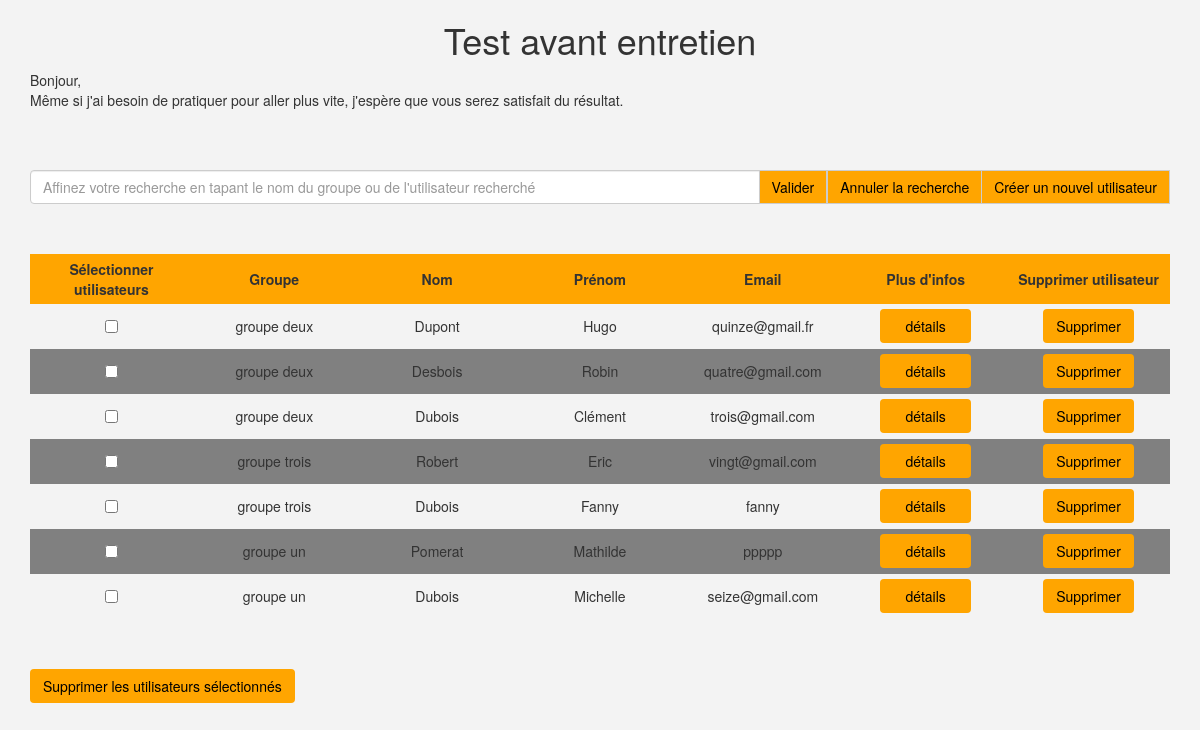
The page / on the database its author committed.
### tables this page shows
CREATE TABLE `user` (
  `id` int(11) NOT NULL,
  `nom` varchar(50) NOT NULL,
  `prenom` varchar(50) NOT NULL,
  `email` varchar(255) NOT NULL,
  `birth_date` date NOT NULL,
  `groupe_id` int(11) NOT NULL
);

CREATE TABLE `groupe` (
  `id` int(11) NOT NULL,
  `groupe_name` varchar(50) NOT NULL
);

### Controler/ControlerGroup.php (called while the page is built, shortened)
<?php
class ControlerGroup
{
    private     $group;
    public function __construct()
    {
        $this->group = new Group();
    }
    public function displayGroupsNUsers()
    {
        $groupsNUsers = $this->group->getGroupsNUsers();
        $view = new view("Group");
        $view->generate(array('groupsNUsers' => $groupsNUsers));
    }
}

### index.php (called while the page is built, shortened)
<?php
require 'Autoloader.php';
$router = new Router();
$router->routeRequete();
?>

### Autoloader.php (called while the page is built, shortened)
<?php
class Autoloader
{
    static function autoload($class)
    {
        if (strpos($class, __NAMESPACE__ . '\\') === 0)
        {
            $class = str_replace( __NAMESPACE__ . '\\' , '', $class);
            $class = str_replace('\\', '/', $class);
        }
    }
}

### Model/Group.php (called while the page is built, shortened)
<?php
class Group extends Model
{
    public function getGroupsNUsers()
    {
        $sql =
            'SELECT g.groupe_name groupe, u.nom nom, u.prenom prenom, u.email email, u.birth_date birth_date
            FROM groupe g
            INNER JOIN user u
            ON g.id = u.groupe_id
            ORDER BY groupe';
        $groupsNUsers = $this->executeRequest($sql);
        return $groupsNUsers->fetchAll();
    }
}

### Model/Model.php (called while the page is built, shortened)
<?php
abstract class Model
{
    protected $bdd;
    protected function executeRequest($sql, $params = null)
    {
        if ($params === null)
        {
            $result = $this->getBDD()->query($sql);
        }
        else
        {
            $result = $this->getBDD()->prepare($sql);
            $result->execute($params);
        }
        return $result;
    }
    private function getBDD()
    {
        if ($this->bdd === null)
        {
            $this->bdd = new \PDO('mysql:host=localhost;dbname=lexik; charset=utf8', 'root', '', array(\PDO::ATTR_ERRMODE => \PDO::ERRMODE_EXCEPTION));
        }
        return $this->bdd;
    }
}

### View/viewGroup.php (the view, shortened to what this page needs)
<?php
include_once('viewPopUp.php');
?>
<form method="post" action="index.php">
    <div class="input-group">
        <input type="text" name="filter" class="form-control affiner-recherche" placeholder="Affinez votre recherche en tapant le nom du groupe ou de l'utilisateur recherché">
        <span class="input-group-btn">
            <button class="btn btn-form" type="submit">Valider</button>
            <a href="index.php">
                <button class="btn btn-form" type="button">Annuler la recherche</button>
            </a>
            <button data-toggle="modal" href="#addUser" class="btn btn-form" type="button">Créer un nouvel utilisateur</button>
        </span>
    </div>
</form>
<table id="table">
    <tr>
        <th>Sélectionner utilisateurs</th>
        <th>Groupe</th>
        <th>Nom</th>
        <th>Prénom</th>
        <th>Email</th>
        <th>Plus d'infos</th>
        <th>Supprimer utilisateur</th>
    </tr>
    <?php
    $i = 0;
    foreach($groupsNUsers AS $group)
    {
        $birth = new DateTime($group['birth_date']);
        $today = new DateTime(date('Y-m-d'));
        ?>
        <tr>
            <td><input type="checkbox" value="<?=$group['nom']?>,<?=$group['email']?>" id="id<?=$i?>">
            <td><?= $group['groupe'] ?></td>
            <td><?= $group['nom'] ?></td>
            <td><?= $group['prenom'] ?></td>
            <td><?= $group['email'] ?></td>
            <td>
                <button data-toggle="modal" href="#<?=$group['nom']?>" class="btn btn-details">détails</button>
            </td>
            <td>
                <button data-toggle="modal" href="#sup<?=$group['nom']?>" class="btn">Supprimer</button>
            </td>
        </tr>
        <?php
        $i++;
    }
    ?>
</table>
<button data-toggle="modal" id="buttonDelSelectedUser" href="#delDiversUser" class="btn">Supprimer les utilisateurs sélectionnés</button>

### View/viewPopUp.php (shortened to what this page needs)
<div class="popUp">
</div>

### View/gabarit.php (shortened to what this page needs)
<!doctype html>
<html lang="fr">
    <head>
        <link href="https://maxcdn.bootstrapcdn.com/bootstrap/3.3.7/css/bootstrap.min.css" rel="stylesheet">
        <link rel="stylesheet" href="Conteneur/style.css">
    </head>
    <body>
        <div class="container body-background">
            <header>
                <h1>Test avant entretien</h1>
                <p>
                    Bonjour,<br/>
                    Même si j'ai besoin de pratiquer pour aller plus vite, j'espère que vous serez satisfait du résultat.
                </p>
            </header>
            <div>
                <?= $contents ?>
            </div>
        </div>
    </body>
</html>

### Controler/Router.php (shortened to what this page needs)
<?php
class Router
{
    protected   $ctrlUser,
                $ctrlGroup;
    public function __construct()
    {
        $this->ctrlGroup = new ControlerGroup();
        $this->ctrlUser = new ControlerUser();
    }
    public function routeRequete()
    {
        try
        {
            if(isset($_POST['filter']))
            {
                $this->ctrlGroup->displayWithFilter($_POST['filter']);
            }
            elseif(isset($_GET['filter']))
            {
                if($_GET['filter'] === 'empty')
                {
                    $groupsNUsers = $this->ctrlGroup->displayGroupsNUsers();
                }
            }
            elseif(isset($_POST['email']))
            {
                if(!empty($_POST['email']))
                {
                    $group_id = $this->ctrlGroup->getGroup($_POST['group']);
                    $this->ctrlUser->addUser($group_id);
                }
            }
            elseif(isset($_POST['userToDel']))
            {
                $this->ctrlUser->deleteUsers();
            }
            elseif(isset($_GET['delete']))
            {
                $this->ctrlUser->deleteUser($_GET['delete']);
            }
            else
            {
                $groupsNUsers = $this->ctrlGroup->displayGroupsNUsers();
            }
        }
        catch(\Exception $e)
        {
            $this->error($e->getMessage());
        }
    }
}

### View/View.php (shortened to what this page needs)
<?php
class View
{
    private $file;
    public function __construct($action)
    {
        $this->file = "View/view" . $action . ".php";
    }
    public function generate($data)
    {
        $contents = $this->generateFile($this->file, $data);
        $view = $this->generateFile('View/gabarit.php', array('contents' => $contents));
        echo $view;
    }
    private function generateFile($file, $data)
    {
        if (file_exists($file))
        {
            extract($data);
            require $file;
            return ob_get_clean();
        }
        else
        {
            throw new \Exception("Fichier '$file' introuvable");
        }
    }
}

### Conteneur/style.css (style rules this page uses)
body { background-color: #f3f3f3 }
h1 { text-align: center; }
th { background-color: orange; }
tr:nth-child(odd) { background-color: gray; }
th, td { padding: 5px; text-align: center; width: 14%; height: 45px; }
table { margin: 50px 0 50px; width: 100%; }
button, .button-orange { background-color: orange; color: black; }
.btn-form { border-radius: 0; border: 1px solid #cccccc }
.popUp { height: 50px; }
.btn-details { width: 91px; }

### rows shown on the page
user: groupe.groupe_name "groupe deux", nom "Dupont", prenom "Hugo", email "quinze@gmail.fr"
user: groupe.groupe_name "groupe deux", nom "Desbois", prenom "Robin", email "quatre@gmail.com"
user: groupe.groupe_name "groupe deux", nom "Dubois", prenom "Clément", email "trois@gmail.com"
user: groupe.groupe_name "groupe trois", nom "Robert", prenom "Eric", email "vingt@gmail.com"
user: groupe.groupe_name "groupe trois", nom "Dubois", prenom "Fanny", email "fanny"
user: groupe.groupe_name "groupe un", nom "Pomerat", prenom "Mathilde", email "ppppp"
user: groupe.groupe_name "groupe un", nom "Dubois", prenom "Michelle", email "seize@gmail.com"
